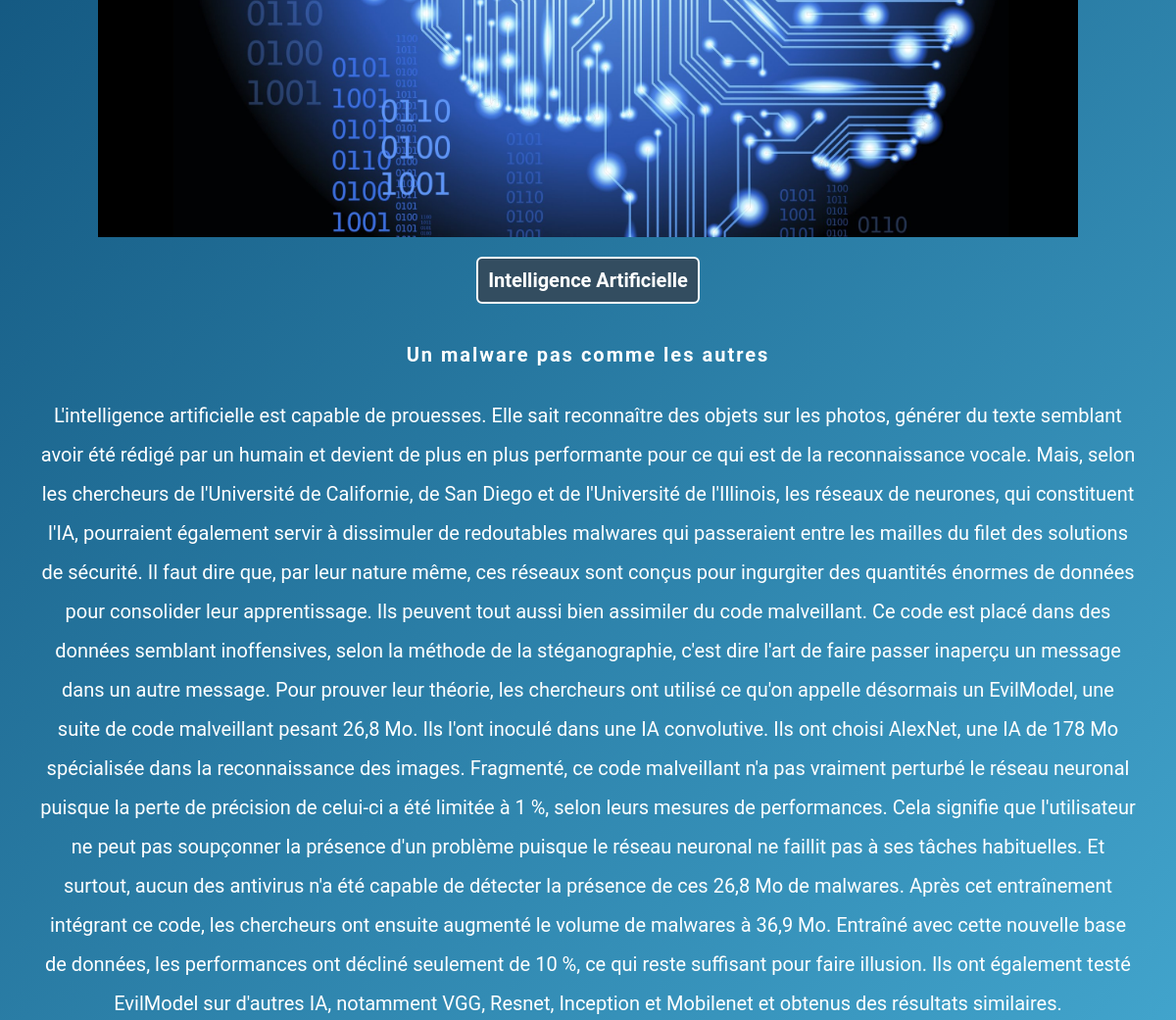
The app's page /view/pages/article.php?id=25 (middle part), older data.
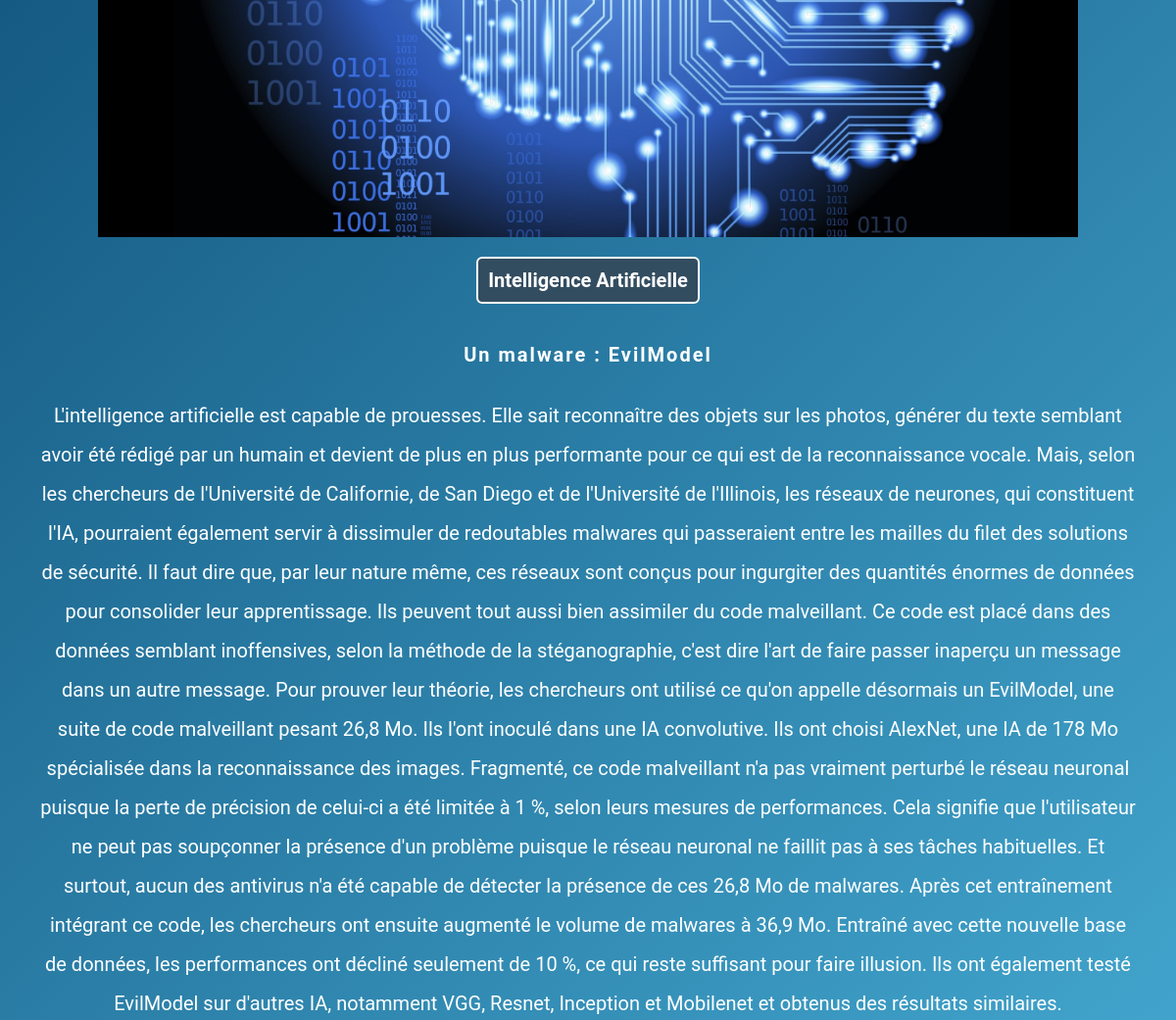
The same page, newer data.
### tables this page shows
CREATE TABLE `articles` (
  `id` int(11) NOT NULL AUTO_INCREMENT,
  `titre` varchar(80) NOT NULL,
  `article` text NOT NULL,
  `image` varchar(255) NOT NULL,
  `nom_image` varchar(255) NOT NULL,
  `id_utilisateur` int(11) NOT NULL,
  `id_categorie` int(11) NOT NULL,
  `date` timestamp NOT NULL DEFAULT CURRENT_TIMESTAMP ON UPDATE CURRENT_TIMESTAMP,
  PRIMARY KEY (`id`)
);

CREATE TABLE `categories` (
  `id` int(11) NOT NULL AUTO_INCREMENT,
  `nom` varchar(80) NOT NULL,
  PRIMARY KEY (`id`)
);

### view/pages/article.php (the view, shortened to what this page needs)
<?php
require '../common/config.php';
$msg['commentaire'] = "";
if(isset($_GET['id']) && !empty($_GET['id'])) {
    $getid = htmlspecialchars($_GET['id']);
}
$requete = $db->prepare("SELECT * FROM articles a INNER JOIN categories c ON a.id_categorie = c.id WHERE a.id = :getid");
$requete->execute(array('getid' => $getid));
$article = $requete->fetchAll(PDO::FETCH_ASSOC);
?>
<!doctype html>
<html lang="fr">
<head>
    <link rel="stylesheet" href="https://use.fontawesome.com/releases/v5.9.0/css/all.css">
    <link rel="stylesheet" href="../../public/css/styles.css">
</head>
<body>
    <main class="main2">
        <section class="page_article">
            <article class="article">
                <?php foreach($article as $key) : ?>
                    <img src="../../public/images/<?=$key['image'] ?>" alt="<?= $key['nom_image'] ?>">
                    <h1><?=$key['nom'] ?></h1>
                    <h2><?= $key['titre'] ?></h2>
                    <p><?= $key['article'] ?></p>
                <?php endforeach; ?>
            </article>
            <hr><br><br>
            <?php if (isset($_SESSION['id'])) : ?>
            <br><br><hr><br><br>
            <h3>Ecrivez votre commentaire</h3>
            <form class="form_commentaire" action="" method="POST">
                <textarea class="input_commentaire" type="text" name="commentaire" placeholder="Ecrivez votre commentaire..."  required="required"></textarea>
                <p><?= $msg['commentaire'] ?></p>
                <input type="submit" value="Valider" name="formsend">
            </form>
            <?php else : ?>
            <br><p class="warning">Vous devez être connecté pour poster un commentaire. Connectez-vous <a href="connexion.php">ici</a></p><br><br>
            <?php endif ?>
        </section>
    </main>
</body>
</html>

### public/css/styles.css (style rules this page uses)
html { font-family: 'Roboto', sans-serif; font-size: 10px; }
body { overflow-x: hidden; }
.main2 { min-height: 90vh; background: linear-gradient(135deg, #0a4871 0%, #44a8d0 100%); }
.article { margin-top: 2rem; display: flex; align-items: center; flex-direction: column; }
.article img { margin-top: 20px; max-width: 1000px; max-height:1000px; width: auto; height: auto; }
.article h1 { margin-top: 20px; font-size: 20px; color: white; border: 2px solid white; background-color: #334D60; border-radius: 6px; padding: 1rem 1rem; }
.article h2 { font-size: 20px; margin-top: 40px; color: white; letter-spacing: 2px; }
.article p { margin : 20px 20px; padding: 1rem 2rem; text-align: center; color: white; line-height: 2em; font-size: 2rem; }

Row changes from the older to the newer data that the page shows:
changed articles "Intelligence Artificielle": titre "Un malware pas comme les autres" → "Un malware : EvilModel"
